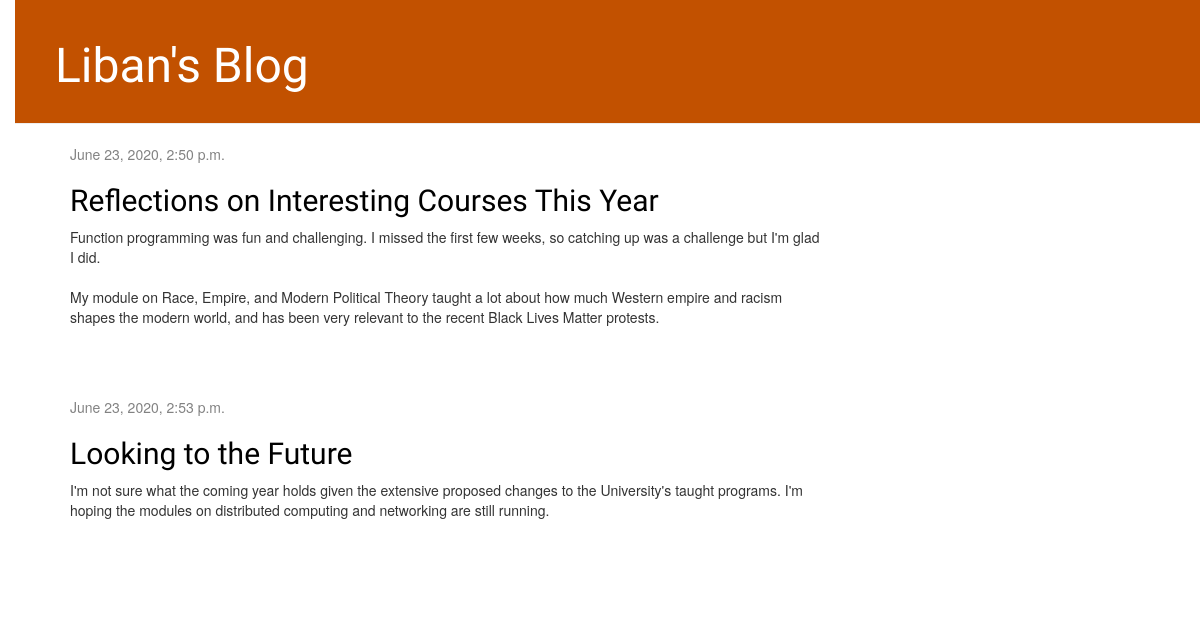
/, run on an earlier commit of the app's database.
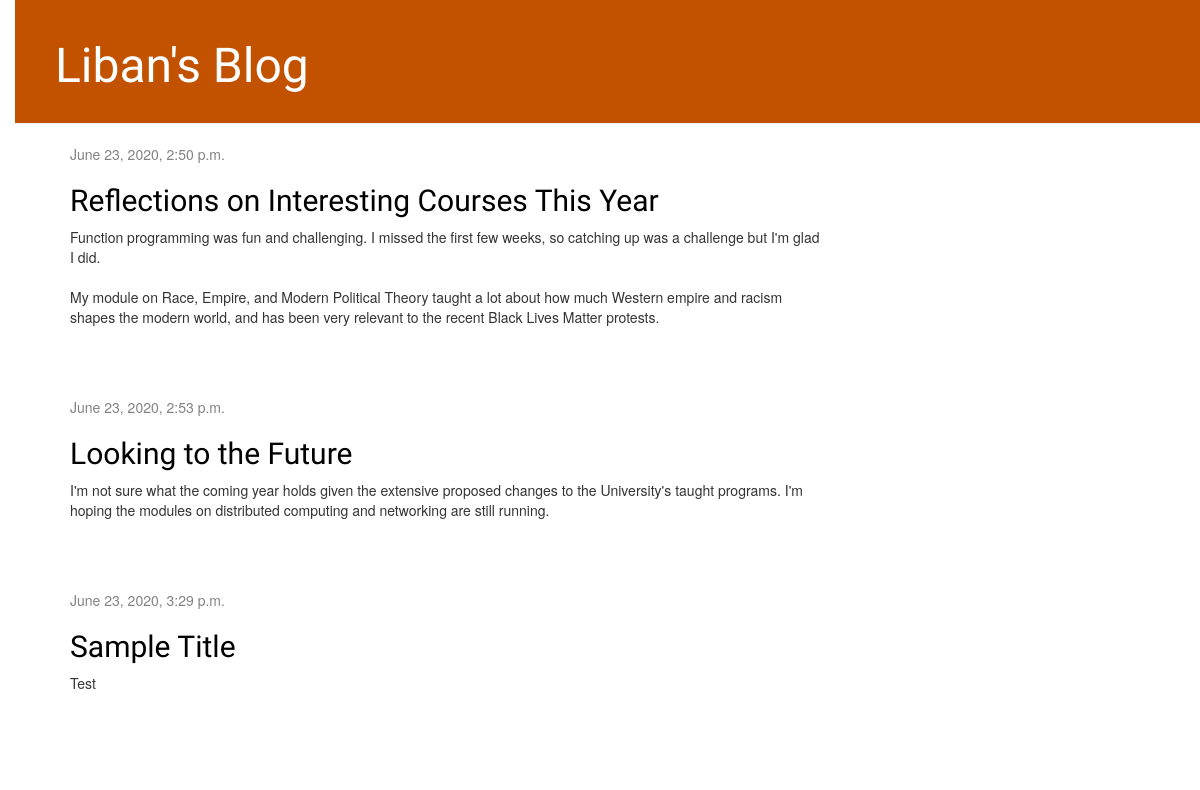
And on a later commit of the database.
### blog/models.py (models this page shows, shortened)
class Post(models.Model):
    author = models.ForeignKey(settings.AUTH_USER_MODEL, on_delete=models.CASCADE)
    title = models.CharField(max_length=200)
    text = models.TextField()
    create_date = models.DateTimeField(default=timezone.now)
    published_date = models.DateTimeField(blank=True, null=True)

### blog/views.py (the view)
# urls.py: path('', views.post_list, name='post_list'),
def post_list(request):
    posts = Post.objects.filter(published_date__lte=timezone.now()).order_by('published_date')
    return render(request, 'blog/post_list.html', {'posts': posts})

### blog/templates/blog/post_list.html
{% extends 'blog/base.html' %}
{% block content %}
{% for post in posts %}
    <div class="post">
        <div class="date">
            {{ post.published_date }}
        </div>
        <h2><a href="{% url 'post_detail' pk=post.pk %}">{{ post.title }}</a></h2>
        <p>{{ post.text|linebreaksbr }}</p>
    </div>
{% endfor %}
{% endblock %}

What changed in the data, as far as the page shows it:
added Post: published_date "June 23, 2020, 3:29 p.m.", title "Sample Title", text "Test"
